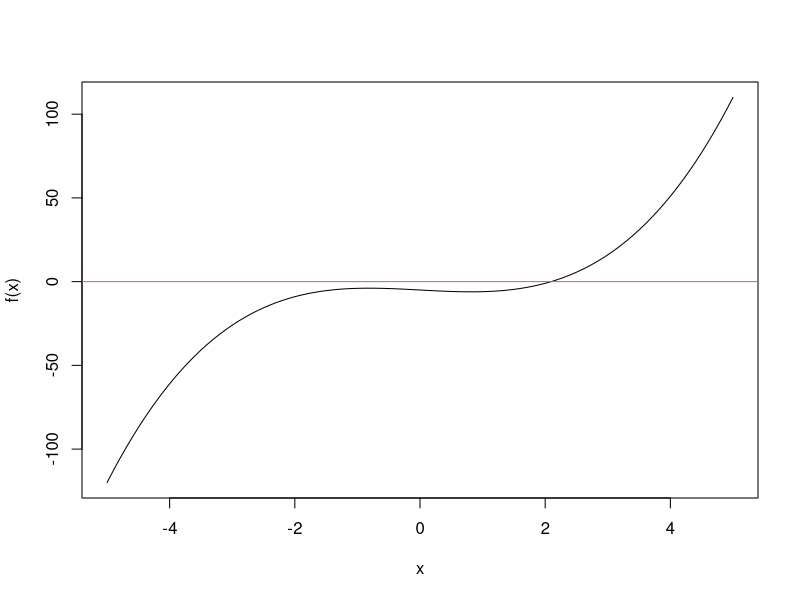
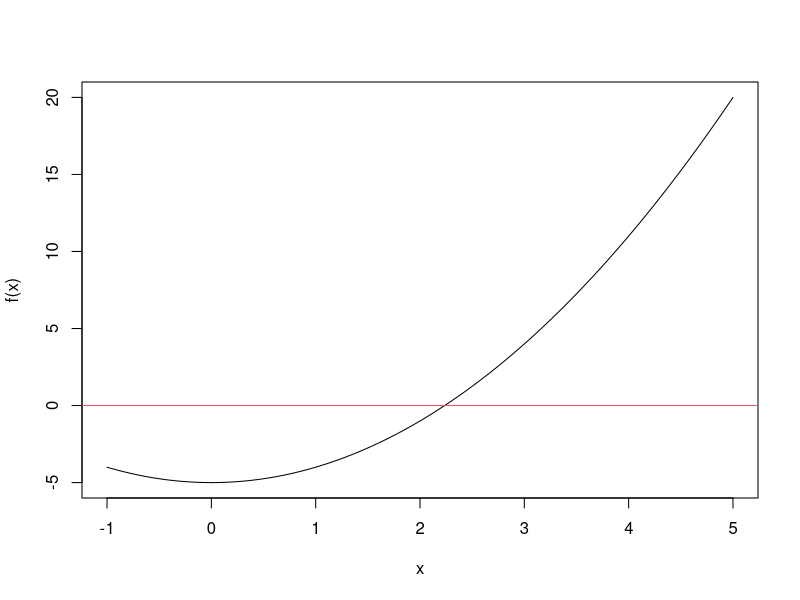

These charts were generated, in order, by the following R code:
# Sesion 07/04/2022
# Sergio Quijano Rey
# sergioquijano@correo.ugr.es
#
# NOTA: como estamos mostrando mensajes por pantalla, lo recomendable es ejecutar o bien el script
# por lineas en un REPL o bien ejecutar todo el script usando `R --no-echo -f Sesion05-31-03-2022.r`
# para evitar que se muestren por pantalla tambien las lineas de codigo, haciendo que los mensajes
# por pantalla sean ilegibles

# EJERCICIO 1.2
#================================================================================

message("EJERCICIO 1.2")
message("#================================================================================")
message("")

# Repite el proceso anterior ahora para encontrar una raíz de f (x) = x3 − 2x − 5 en
# el intervalo (−5, 5). Comienza representando la función en dicho intervalo y observa la
# dicultad que puede tener el problema. Después implementa una a una las iteraciones
# eligiendo primero como valor inicial un valor cercano a la verdadera raíz y luego otro
# más alejado. ¾Qué observas?


# Definimos la funcion y la representamos graficamente
# El problema es que la función tiene máximos y mínimos relativos a la izquierda de la raiz, y por
# tanto la derivada se puede anular, ocasionando problemas en el algoritmo
f <- function(x) x^3 - 2*x -5
curve(f, -5, 5)
abline(h = 0, col = 2)

# Definimos la derivada de la funcion
f.prima<-function(x) 3*x^2 - 2

# Valor inicial
# Lo elegimos lo suficientemente cercana a la raiz
x0 <- 2
message("Valor inicial: ", x0)
message("")

# Iteramos el proceso mostrando como avanza el algoritmo

x1 <- x0-f(x0)/f.prima(x0)
message("Valor tras la primera iteracion: ", x1)
message("")

x2<-x1-f(x1)/f.prima(x1)
message("Valor tras la segunda iteracion: ", x2)
message("")

x3<-x2-f(x2)/f.prima(x2)
message("Valor tras la tercera iteracion: ", x3)
message("")

x4<-x3-f(x3)/f.prima(x3)
message("Valor tras la cuarta iteracion: ", x4)
message("")


# Repetimos el proceso usando un valor inicial más alejado
# Lo elegimos lo suficientemente cercana a la raiz
x0 <- -3
message("Repetimos el proceso escogiendo un valor inicial mas alejado")
message("Valor inicial: ", x0)
message("")

# Iteramos el proceso mostrando como avanza el algoritmo

x1 <- x0-f(x0)/f.prima(x0)
message("Valor tras la primera iteracion: ", x1)
message("")

x2<-x1-f(x1)/f.prima(x1)
message("Valor tras la segunda iteracion: ", x2)
message("")

x3<-x2-f(x2)/f.prima(x2)
message("Valor tras la tercera iteracion: ", x3)
message("")

x4<-x3-f(x3)/f.prima(x3)
message("Valor tras la cuarta iteracion: ", x4)
message("")

x5<-x4-f(x4)/f.prima(x4)
message("Valor tras la quinta iteracion: ", x5)
message("")

# Vemos que converge y que, al estar mas lejos, necesita mas iteraciones

# Repetimos el proceso usando un valor inicial más alejado
# Lo elegimos lo suficientemente cercana a la raiz
x0 <- -4
message("Repetimos el proceso escogiendo un valor inicial mas alejado")
message("Valor inicial: ", x0)
message("")

# Iteramos el proceso mostrando como avanza el algoritmo

x1 <- x0-f(x0)/f.prima(x0)
message("Valor tras la primera iteracion: ", x1)
message("")

x2<-x1-f(x1)/f.prima(x1)
message("Valor tras la segunda iteracion: ", x2)
message("")

x3<-x2-f(x2)/f.prima(x2)
message("Valor tras la tercera iteracion: ", x3)
message("")

x4<-x3-f(x3)/f.prima(x3)
message("Valor tras la cuarta iteracion: ", x4)
message("")

x5<-x4-f(x4)/f.prima(x4)
message("Valor tras la quinta iteracion: ", x5)
message("")

x6<-x5-f(x5)/f.prima(x5)
message("Valor tras la sexta iteracion: ", x6)
message("")

x7<-x6-f(x6)/f.prima(x6)
message("Valor tras la septima iteracion: ", x7)
message("")

xn <- x7
xn <-xn-f(xn)/f.prima(xn)
message("Valor tras la octava iteracion: ", xn)
message("")

xn <-xn-f(xn)/f.prima(xn)
message("Valor tras la novena iteracion: ", xn)
message("")

xn <-xn-f(xn)/f.prima(xn)
message("Valor tras la decima iteracion: ", xn)
message("")

xn <-xn-f(xn)/f.prima(xn)
message("Valor tras la undecima iteracion: ", xn)
message("")

# En este caso no converge. Estamos demasiado alejados de la solucion

# Funcion que implementa el metodo NR
algoritmo.NR <- function(f, f.prima, x0, tol, nmax) {

    # Partimos del valor inicial
    xn <- x0

    for(it in 1:nmax) {

        # Computamos el nuevo valor y la tolerancia alcanzada
        new_value <- xn - (f(xn) / f.prima(xn))
        curr_tol <- abs(new_value - xn)

        # Ahora que ya hemos computado la tolerancia, podemos asignar a la variable raiz su nuevo
        # valor
        xn <- new_value

        # Si la tolerancia esta por debajo de cierto umbral, devolvemos
        if(curr_tol < tol) {
            return(list(raiz = xn, tol = curr_tol, iteraciones = it))
        }
    }

    # Se han agotado todas las iteraciones sin estar por debajo de la tolerancia
    # Mostramos un mensaje de advertencia y devolvemos los valores
    warning("Se agotaron todas las iteraciones sin bajar de la tolerancia dada")
    return(list(raiz = xn, tol = curr_tol, iteraciones = nmax))
}

# Comprobamos el funcionamiento de la funcion

resultado <- algoritmo.NR(
    function(x) x^2 - 5,
    function(x) 2 * x,
    2,
    0.000001,
    10000
)

message("El resultado obtenido para la primera funcion es:")
print(resultado)
message("")

resultado <- algoritmo.NR(
    function(x) x^3 - 2*x -5,
    function(x) 3*x^2 - 2,
    2,
    0.00001,
    1000
)

message("El resultado obtenido para la segunda funcion es:")
print(resultado)
message("")

# Redefinimos la funcion para añadir las comprobaciones

# Funcion que implementa el metodo NR
algoritmo.NR <- function(f, f.prima, x0, tol, nmax) {

    # Comprobaciones de seguridad
    if(missing(f) || missing(f.prima) || missing(x0) || missing(tol) || missing(nmax)){
        warning("No has pasado todos los argumentos necesarios de la funcion")
        warning("Se devuelve NA")
        return(NA)
    }

    if(is.function(f) == FALSE){
        warning("El argumento f debe ser una funcion")
        warning("Se devuelve NA")
        return(NA)
    }

    if(is.function(f.prima) == FALSE){
        warning("El argumento f.prima debe ser una funcion")
        warning("Se devuelve NA")
        return(NA)
    }

    if(is.numeric(x0) == FALSE || is.numeric(tol) == FALSE || is.numeric(nmax) == FALSE){
        warning("Los parametros x0, tol y nmax deben ser numericos")
        warning("Se devuelve NA")
        return(NA)
    }

    # Partimos del valor inicial
    xn <- x0

    for(it in 1:nmax) {

        # Computamos el nuevo valor y la tolerancia alcanzada
        new_value <- xn - (f(xn) / f.prima(xn))
        curr_tol <- abs(new_value - xn)

        # Ahora que ya hemos computado la tolerancia, podemos asignar a la variable raiz su nuevo
        # valor
        xn <- new_value

        # Si la tolerancia esta por debajo de cierto umbral, devolvemos
        if(curr_tol < tol) {
            return(list(raiz = xn, tol = curr_tol, iteraciones = it))
        }
    }

    # Se han agotado todas las iteraciones sin estar por debajo de la tolerancia
    # Mostramos un mensaje de advertencia y devolvemos los valores
    warning("Se agotaron todas las iteraciones sin bajar de la tolerancia dada")
    return(list(raiz = xn, tol = curr_tol, iteraciones = nmax))
}

# Comprobamos su funcionamiento

message("Comprobamos la funcion con filtros")
message("")

message("Lanzando la funcion sin parametros")
res <- algoritmo.NR()
message("Resultado obtenido:")
print(res)
message("")

message("Lanzando la funcion con parametros con tipos incorrectos")
res <- algoritmo.NR(2, 3, 4, 5, 6)
message("Resultado obtenido:")
print(res)
message("")


# Redefinimos la funcion para añadir la muestra de los graficos

# Funcion que implementa el metodo NR
algoritmo.NR <- function(f, f.prima, x0, tol, nmax, dibuja = TRUE) {

    # Comprobaciones de seguridad
    if(missing(f) || missing(f.prima) || missing(x0) || missing(tol) || missing(nmax)){
        warning("No has pasado todos los argumentos necesarios de la funcion")
        warning("Se devuelve NA")
        return(NA)
    }

    if(is.function(f) == FALSE){
        warning("El argumento f debe ser una funcion")
        warning("Se devuelve NA")
        return(NA)
    }

    if(is.function(f.prima) == FALSE){
        warning("El argumento f.prima debe ser una funcion")
        warning("Se devuelve NA")
        return(NA)
    }

    if(is.numeric(x0) == FALSE || is.numeric(tol) == FALSE || is.numeric(nmax) == FALSE){
        warning("Los parametros x0, tol y nmax deben ser numericos")
        warning("Se devuelve NA")
        return(NA)
    }

    # Empezamos realizando el dibujado
    if(dibuja == TRUE){
        # Tomamos un intervalo de longitud 6 con centro el valor inicial
        curve(f, x0 - 3, x0 + 3)
        abline(h = 0, col = 2)
    }

    # Partimos del valor inicial
    xn <- x0

    for(it in 1:nmax) {

        # Computamos el nuevo valor y la tolerancia alcanzada
        new_value <- xn - (f(xn) / f.prima(xn))
        curr_tol <- abs(new_value - xn)

        # Ahora que ya hemos computado la tolerancia, podemos asignar a la variable raiz su nuevo
        # valor
        xn <- new_value

        # Si la tolerancia esta por debajo de cierto umbral, devolvemos
        if(curr_tol < tol) {
            return(list(raiz = xn, tol = curr_tol, iteraciones = it))
        }
    }

    # Se han agotado todas las iteraciones sin estar por debajo de la tolerancia
    # Mostramos un mensaje de advertencia y devolvemos los valores
    warning("Se agotaron todas las iteraciones sin bajar de la tolerancia dada")
    return(list(raiz = xn, tol = curr_tol, iteraciones = nmax))
}

# Comprobamos la funcion

message("Lanzando la funcion con el dibujado")
resultado <- algoritmo.NR(
    function(x) x^2 - 5,
    function(x) 2 * x,
    2,
    0.000001,
    10000
)
message("Resultado obtenido:")
print(resultado)
message("")


message("Lanzando la funcion sin el dibujado")
resultado <- algoritmo.NR(
    function(x) x^2 - 5,
    function(x) 2 * x,
    2,
    0.000001,
    10000,
    FALSE
)
message("Resultado obtenido:")
print(resultado)
message("")

# EJERCICIO 1.3
#================================================================================

message("EJERCICIO 1.3")
message("#================================================================================")
message("")

# Funcion que implementa el metodo NR
library(numDeriv)
algoritmo.NR <- function(f, f.prima, x0, tol, nmax, dibuja = TRUE) {

    # Comprobaciones de seguridad
    if(missing(f) || missing(x0) || missing(tol) || missing(nmax)){
        warning("No has pasado todos los argumentos necesarios de la funcion")
        warning("Se devuelve NA")
        return(NA)
    }

    # Si no se pasa f.prima, se usa la derivacion numerica
    if(missing(f.prima)) {
        message("Estamos usando derivacion numerica")
        f.prima <- function(x) genD(func = f, x = x)$D[1]
    }

    if(is.function(f) == FALSE){
        warning("El argumento f debe ser una funcion")
        warning("Se devuelve NA")
        return(NA)
    }

    if(is.function(f.prima) == FALSE){
        warning("El argumento f.prima debe ser una funcion")
        warning("Se devuelve NA")
        return(NA)
    }

    if(is.numeric(x0) == FALSE || is.numeric(tol) == FALSE || is.numeric(nmax) == FALSE){
        warning("Los parametros x0, tol y nmax deben ser numericos")
        warning("Se devuelve NA")
        return(NA)
    }

    # Empezamos realizando el dibujado
    if(dibuja == TRUE){
        # Tomamos un intervalo de longitud 6 con centro el valor inicial
        curve(f, x0 - 3, x0 + 3)
        abline(h = 0, col = 2)
    }

    # Partimos del valor inicial
    xn <- x0

    for(it in 1:nmax) {

        # Computamos el nuevo valor y la tolerancia alcanzada
        new_value <- xn - (f(xn) / f.prima(xn))
        curr_tol <- abs(new_value - xn)

        # Ahora que ya hemos computado la tolerancia, podemos asignar a la variable raiz su nuevo
        # valor
        xn <- new_value

        # Si la tolerancia esta por debajo de cierto umbral, devolvemos
        if(curr_tol < tol) {
            return(list(raiz = xn, tol = curr_tol, iteraciones = it))
        }
    }

    # Se han agotado todas las iteraciones sin estar por debajo de la tolerancia
    # Mostramos un mensaje de advertencia y devolvemos los valores
    warning("Se agotaron todas las iteraciones sin bajar de la tolerancia dada")
    return(list(raiz = xn, tol = curr_tol, iteraciones = nmax))
}

# Comprobamos la funcion anterior con distintas funciones matematicas

message("Probando la primera funcion con derivacion numerica")
resultado <- algoritmo.NR(
    f = function(x) x^2 - 5,
    x0 = 2,
    tol = 0.000001,
    nmax = 10000,
    dibuja = FALSE
)
message("Resultado obtenido:")
print(resultado)
message("")

message("Probando la segunda funcion con derivacion numerica")
resultado <- algoritmo.NR(
    f = function(x) x^3 - 2*x -5,
    x0 = 2,
    tol = 0.000001,
    nmax = 10000,
    dibuja = FALSE
)
message("Resultado obtenido:")
print(resultado)
message("")

message("Probando la tercera funcion con derivacion numerica")
resultado <- algoritmo.NR(
    f = function(x) exp(2*x) - x - 6,
    x0 = 3,
    tol = 0.000001,
    nmax = 10000,
    dibuja = FALSE,
)
message("Resultado obtenido:")
print(resultado)
message("")

# REALIZAMOS LAS COMPARACIONES CON UNIROOT
# Voy a usar la siguiente funcion para comprobar que los valores obtenidos con ambas funciones
# coinciden aproximadamente:

# Comprobamos que dos numeros flotantes sean el mismo, con cierta tolerancia
# En caso de que no sean iguales, mostramos un mensaje de error e interrumpimos la ejecucion del
# programa
assert_double_eq <- function(msg, first_val, second_val, eps = 0.001) {
    cond <- abs(first_val - second_val) < eps
    if(cond == FALSE) {
        warning(first_val, " != ", second_val)
        stop(msg)
    }
}


message("Comparando uniroot vs nuestra implementacion en la primera funcion con derivacion numerica")


# --> Primer Caso
curr_f <- function(x) x^2 - 5
xo <- 2

resultado <- algoritmo.NR(
    f = curr_f,
    x0 = x0,
    tol = 0.000001,
    nmax = 10000,
    dibuja = FALSE
)
resultado_uniroot <- uniroot(curr_f, c(x0 - 3, x0 + 3))

# Realizamos la comprobacion usando la funcionalidad de asercion antes de mostrar los mensajes
assert_double_eq("Comprobando dos funcionalidades en el primer caso", resultado$raiz, resultado_uniroot$root, 1e-5)

message("Primer caso: resultado obtenido con nuestra funcion:")
print(resultado$raiz)
message("")
message("Primer caso: obtenido con uniroot funcion:")
print(resultado_uniroot$root)
message("")
message("")

# --> Segundo Caso
xo <- 2
curr_f <- function(x) x^3 - 2*x -5

resultado <- algoritmo.NR(
    f = curr_f,
    x0 = x0,
    tol = 0.000001,
    nmax = 10000,
    dibuja = FALSE
)
resultado_uniroot <- uniroot(curr_f, c(x0 - 10, x0 + 10))

# Realizamos la comprobacion usando la funcionalidad de asercion antes de mostrar los mensajes
assert_double_eq("Comprobando dos funcionalidades en el tercer caso", resultado$raiz, resultado_uniroot$root, 1e-5)

message("Segundo caso: resultado obtenido con nuestra funcion:")
print(resultado$raiz)
message("")
message("Segundo caso: obtenido con uniroot funcion:")
print(resultado_uniroot$root)
message("")
message("")

# --> Tercer Caso
curr_f <- function(x) exp(2*x) - x - 6
x0 = 3

resultado <- algoritmo.NR(
    f = curr_f,
    x0 = x0,
    tol = 0.000001,
    nmax = 10000,
    dibuja = FALSE
)
resultado_uniroot <- uniroot(curr_f, c(x0 - 3, x0 + 3))

# Realizamos la comprobacion usando la funcionalidad de asercion antes de mostrar los mensajes
assert_double_eq("Comprobando dos funcionalidades en el tercer caso", resultado$raiz, resultado_uniroot$root, 1e-4)

message("Tercer caso: resultado obtenido con nuestra funcion:")
print(resultado$raiz)
message("")
message("Tercer caso: obtenido con uniroot funcion:")
print(resultado_uniroot$root)
message("")
message("")
